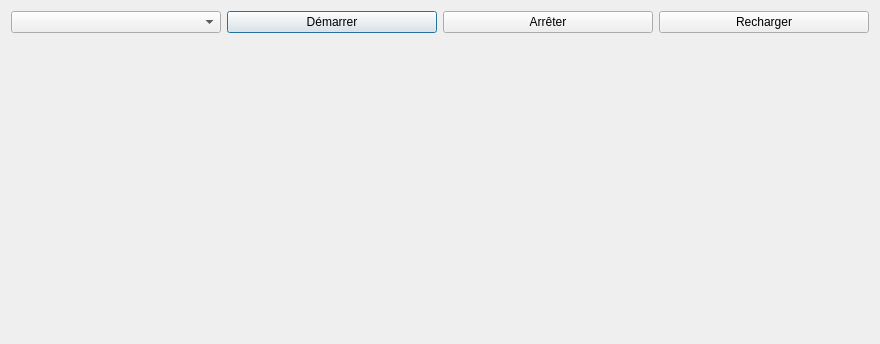
<?xml version="1.0" encoding="UTF-8"?>
<ui version="4.0">
 <class>BatchDialog</class>
 <widget class="QDialog" name="BatchDialog">
  <property name="geometry">
   <rect>
    <x>0</x>
    <y>0</y>
    <width>880</width>
    <height>344</height>
   </rect>
  </property>
  <property name="windowTitle">
   <string>CompuTreeBatch</string>
  </property>
  <layout class="QVBoxLayout" name="verticalLayout">
   <item>
    <layout class="QHBoxLayout" name="horizontalLayout">
     <item>
      <widget class="QComboBox" name="comboBoxPlugins"/>
     </item>
     <item>
      <widget class="QPushButton" name="pushButtonStart">
       <property name="text">
        <string>Démarrer</string>
       </property>
      </widget>
     </item>
     <item>
      <widget class="QPushButton" name="pushButtonStop">
       <property name="text">
        <string>Arrêter</string>
       </property>
      </widget>
     </item>
     <item>
      <widget class="QPushButton" name="pushButtonReload">
       <property name="text">
        <string>Recharger</string>
       </property>
      </widget>
     </item>
    </layout>
   </item>
   <item>
    <widget class="GStepManager" name="widgetStepManager" native="true"/>
   </item>
  </layout>
 </widget>
 <customwidgets>
  <customwidget>
   <class>GStepManager</class>
   <extends>QWidget</extends>
   <header>StepResultTreeView/gstepmanager.h</header>
   <container>1</container>
  </customwidget>
 </customwidgets>
 <resources/>
 <connections/>
</ui>
